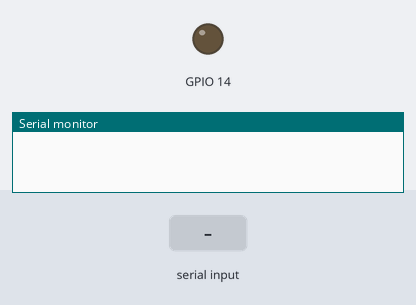
Bench run of a sketch on a simulated ESP32. Parts: output pins drawn as LEDs (lit = HIGH), the last lines printed to the serial monitor. Inputs (shaded band) come from the test bench. Nothing arrives over Bluetooth unless stated.

Above: at 1.2 s.
1.3 s: "1" received over the second serial link
At 3.4 s:
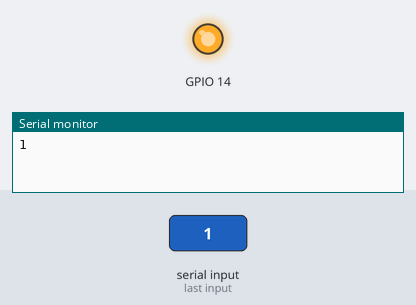
3.8 s: "LED OFF" received over the second serial link
At 5.3 s:
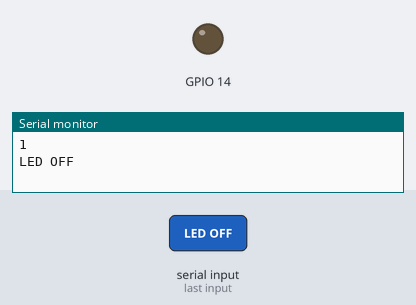
6.3 s: "0" received over the second serial link
At 8.3 s:
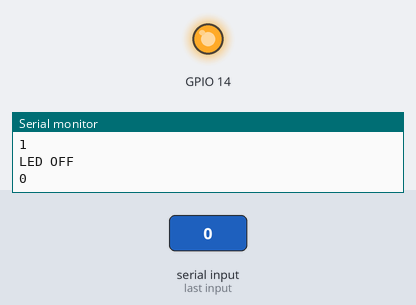
Timing chart, 0 to 9.8 s (numbered marks = the images above; inputs shaded):
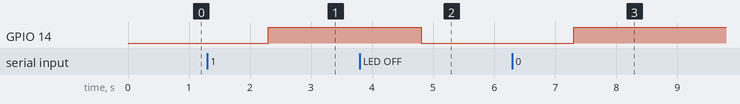

Measured:
- after the input at 1.3 s, GPIO 14: LOW → HIGH after 1.0 s
- after the input at 3.8 s, GPIO 14: HIGH → LOW after 1.0 s
- after the input at 6.3 s, GPIO 14: LOW → HIGH after 1.0 s

The sketch:

BLE_SendText.ino
```cpp
#include <BluetoothSerial.h>
BluetoothSerial BT;
void setup() {
  // put your setup code here, to run once:
  Serial.begin(115200);
  BT.begin("GUNLINLIANG");//請改名
  pinMode(14,OUTPUT);
}

void loop() {
  // put your main code here, to run repeatedly:
  while (BT.available()) {
    //讀取藍芽資料
    String BTdata=BT.readString();
    if (BTdata=="LED OFF"){
      digitalWrite(14,LOW);
      }
      else digitalWrite(14,HIGH);
    //顯示在序列視窗
    Serial.println(BTdata);
  }
  delay(1);
}
```
